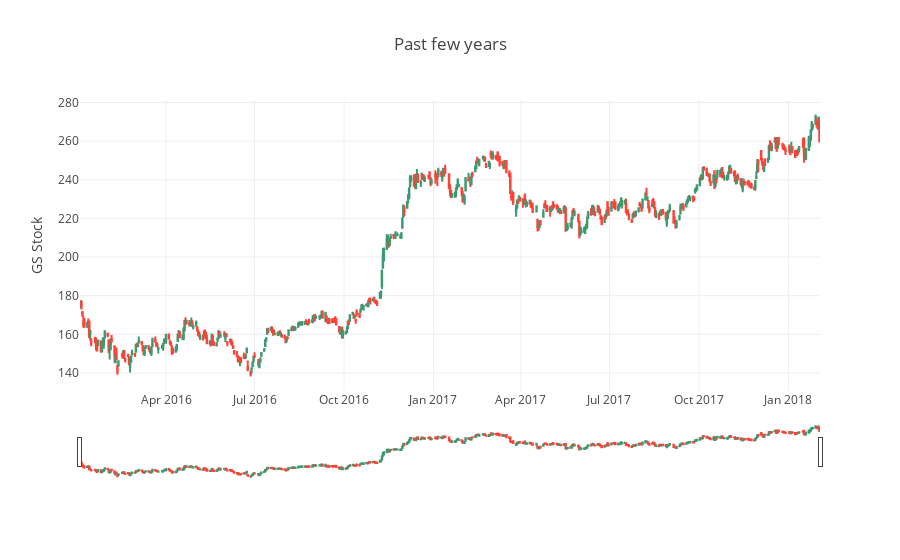

The code cell stored with this chart in its notebook:
### Code cell
stock = 'GS'

df = data_retrievers.load_stock_to_data_frame(stock, start_date, end_date)

trace = go.Candlestick(x=df.index,
                       open=df.Open,
                       high=df.High,
                       low=df.Low,
                       close=df.Close)

layout = {
    'title': 'Past few years',
    'yaxis': {'title': '{} Stock'.format(stock)}
}

data = [trace]

fig = dict(data=data, layout=layout)

iplot(fig, filename='simple_candlestick_{}'.format(stock))

### Figure 1 — Plotly figure (JSON) as saved in the notebook; plotly's stock layout.template omitted (floating-point values rounded to 4 significant figures; data arrays with more than 128 entries replaced by an {"elided": "..."} marker saying what was removed)
{"data": [{"close": {"elided": "526 float values"}, "high": {"elided": "526 float values"}, "low": {"elided": "526 float values"}, "open": {"elided": "526 float values"}, "type": "candlestick", "x": {"elided": "526 str values"}}], "layout": {"title": "Past few years", "yaxis": {"title": "GS Stock"}}}
